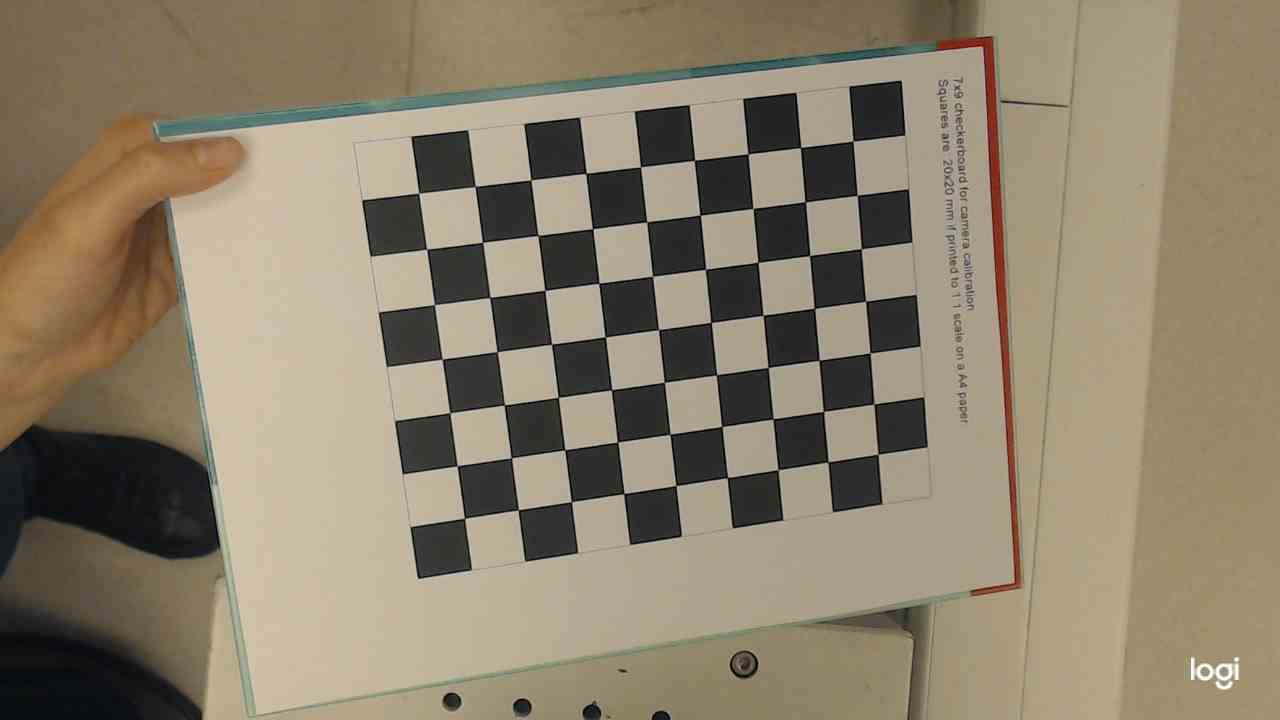
#> input picture KalibracijaKamere/2019-05-20_18-26-01.jpg, 1280 x 720 px; its folder holds only this picture in this run
$ python cameraCalibV1.py
#> lines starting #> are read from the running program, lines starting #| are printed output that depends on the picture; after the words box and inside, x2 and y2 are one past the last pixel; in counts of white or black regions, pixels touching at a corner belong together
import numpy as np
import cv2
import glob

# termination criteria
criteria = (cv2.TERM_CRITERIA_EPS + cv2.TERM_CRITERIA_MAX_ITER, 30, 0.001)

# prepare object points, like (0,0,0), (1,0,0), (2,0,0) ....,(6,5,0)
objp = np.zeros((7*9,3), np.float64)
objp[:,:2] = np.mgrid[0:9,0:7].T.reshape(-1,2)

# Arrays to store object points and image points from all the images.
objpoints = [] # 3d point in real world space
imgpoints = [] # 2d points in image plane.

images = glob.glob('KalibracijaKamere/*.jpg')
#print(images)


for fname in images:
    img = cv2.imread(fname)
#> img is the input picture: shape (720, 1280, 3); mean B, G, R 109, 129.2, 141
    gray = cv2.cvtColor(img,cv2.COLOR_BGR2GRAY)
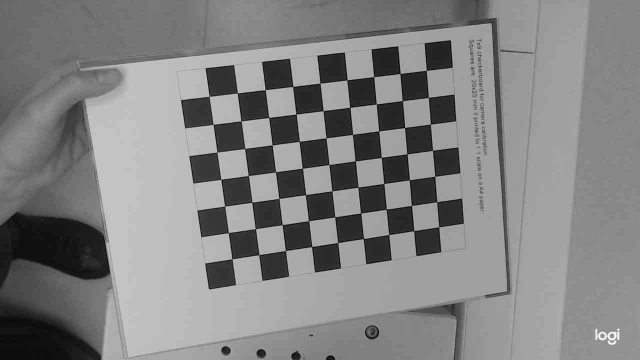
#> gray: shape (720, 1280) (shown at 1/2 size); min 0, max 254, mean 130.5

    # Find the chess board corners
    ret, corners = cv2.findChessboardCorners(gray, (7,9),None)
#> ret = True; corners = 63 rows, first 8: [852.6, 140.6], [857, 195.6], [860.7, 248.4], [865.5, 301.1], [869.5, 352.4], [873.6, 404.4], [877.8, 454.3], [800.8, 147.3]

    # If found, add object points, image points (after refining them)
    if ret == True:
        objpoints.append(objp)

        corners2 = cv2.cornerSubPix(gray,corners,(11,11),(-1,-1),criteria)
#> corners2 = 63 rows, first 8: [852.8, 141], [857.2, 195.3], [861.2, 248.7], [865.6, 301.3], [869.9, 353], [874, 404.1], [877.9, 454.2], [800.6, 147.5]
        imgpoints.append(corners2)
        #print("KORNERSSSSSSSSSSS",corners2)

        # Draw and display the corners
        img = cv2.drawChessboardCorners(img, (7,9), corners2,ret)
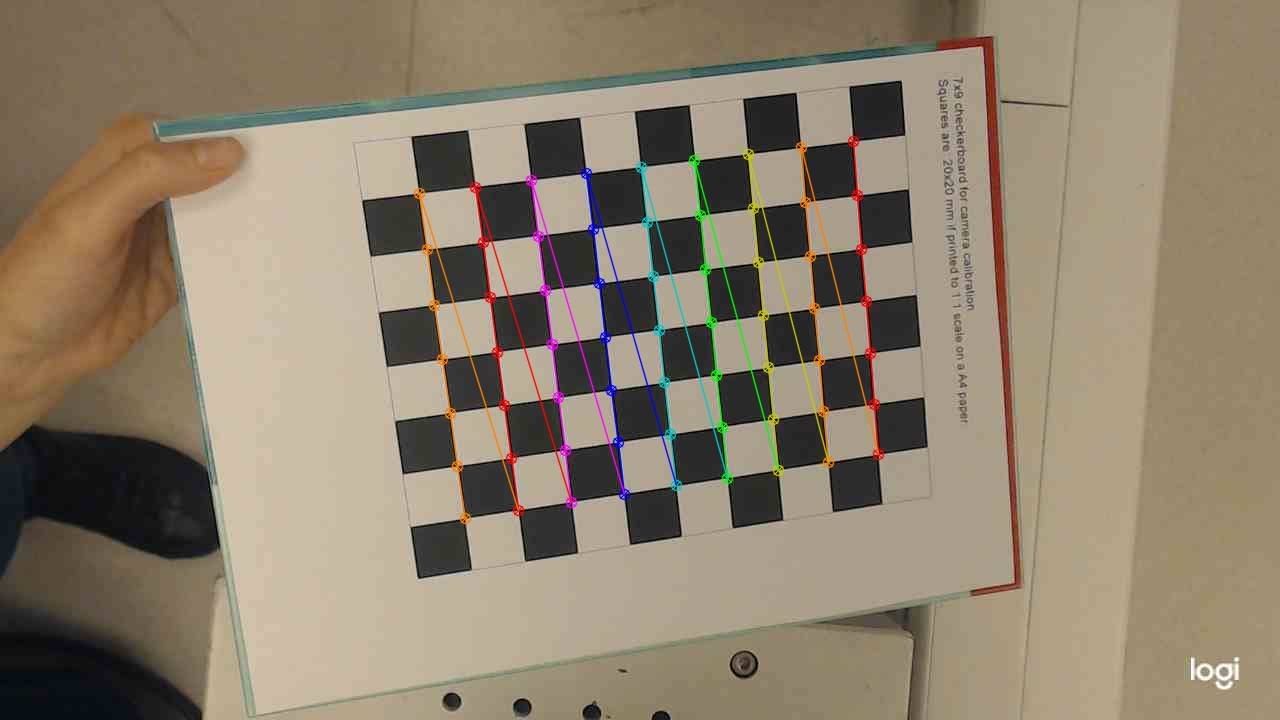
#> img: shape (720, 1280, 3); 2.31% of pixels changed, all inside (x1, y1, x2, y2) = (413, 135, 885, 525)
        cv2.imshow('img',img)
        cv2.waitKey(500)

cv2.destroyAllWindows()

objpoints = np.array(objpoints)
imgpoints = np.array(imgpoints)
objpoints =objpoints.astype('float32')
imgpoints =imgpoints.astype('float32')

#print(objpoints,imgpoints)

camera = np.eye(3,3)
distortion = np.zeros(8)
rvecs = []
tvecs = []

#ret, mtx, dist, rvecs, tvecs = cv2.calibrateCamera(objpoints, imgpoints, gray.shape[::-1],None,None)
#ret, mtx, dist, rvecs, tvecs = cv2.calibrateCamera(objpoints, imgpoints,gray.shape[::-1],None,None)
ret, mtx, dist, rvecs, tvecs =cv2.calibrateCamera(objpoints, imgpoints, gray.shape[::-1],camera,distortion,rvecs,tvecs,0)
#> ret = 101.9; mtx = [[49585.4, 0, 827.5], [0, 30855.8, 900.4], [0, 0, 1]]; dist = [33.28, 1600.6, 4.48, 1.57, 382811.9]; rvecs = ([0.549, 1.27, 0.59],); tvecs = ([-2.49, -12.85, 151.4],)

print("distorzijski koeficineti", mtx)
#| distorzijski koeficineti [[4.95854235e+04 0.00000000e+00 8.27469388e+02]
#|  [0.00000000e+00 3.08557908e+04 9.00402777e+02]
#|  [0.00000000e+00 0.00000000e+00 1.00000000e+00]]


"shranim za kasejšo uporabo preračuna"
np.savetxt('CameraK.txt', mtx)

$ run again, on KalibracijaKamere/2019-05-20_18-26-32.jpg
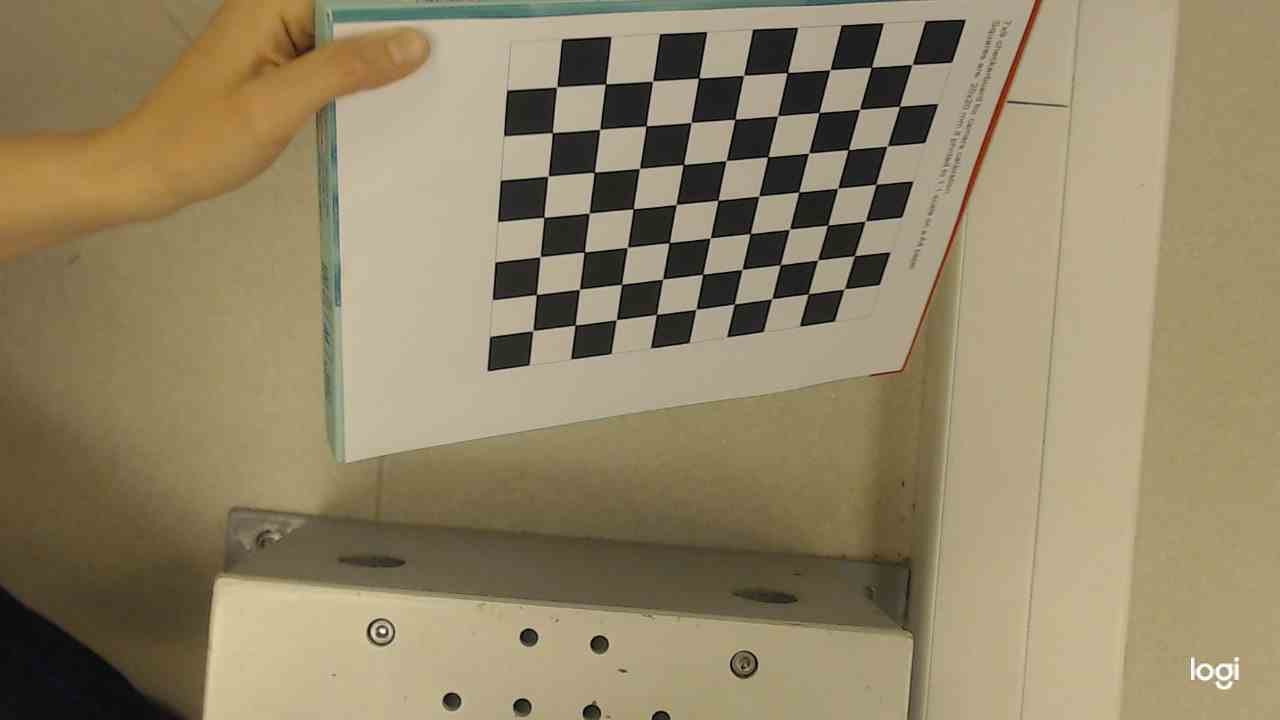
#> input picture KalibracijaKamere/2019-05-20_18-26-32.jpg, 1280 x 720 px
#> img is the input picture: shape (720, 1280, 3); mean B, G, R 103.4, 133.2, 146.5
#> `gray = cv2.cvtColor(img,cv2.COLOR_BGR2GRAY)`:
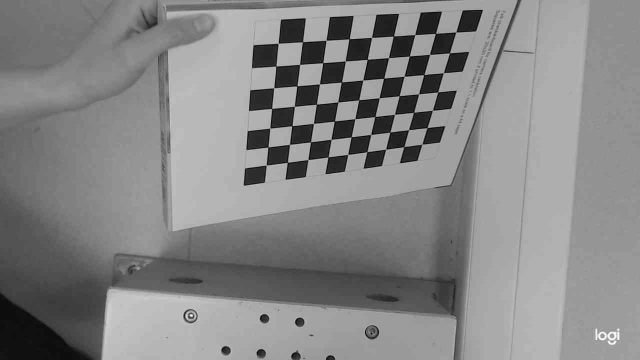
#> gray: shape (720, 1280) (shown at 1/2 size); min 0, max 254, mean 133.8
#> `ret, corners = cv2.findChessboardCorners(gray, (7,9),None)`: ret = True; corners = 63 rows, first 8: [911.7, 64.48], [899.7, 106], [887.6, 146.7], [876.1, 184.2], [865, 220.4], [854.7, 255.4], [844.3, 289.1], [870.7, 67.64]
#> corners2 = 63 rows, first 8: [912.1, 64.49], [899.5, 106.3], [887.2, 145.9], [875.9, 184.3], [865.3, 220.9], [854.4, 255.6], [844.2, 289.1], [871.4, 67.29]
#> `img = cv2.drawChessboardCorners(img, (7,9), corners2,ret)`:
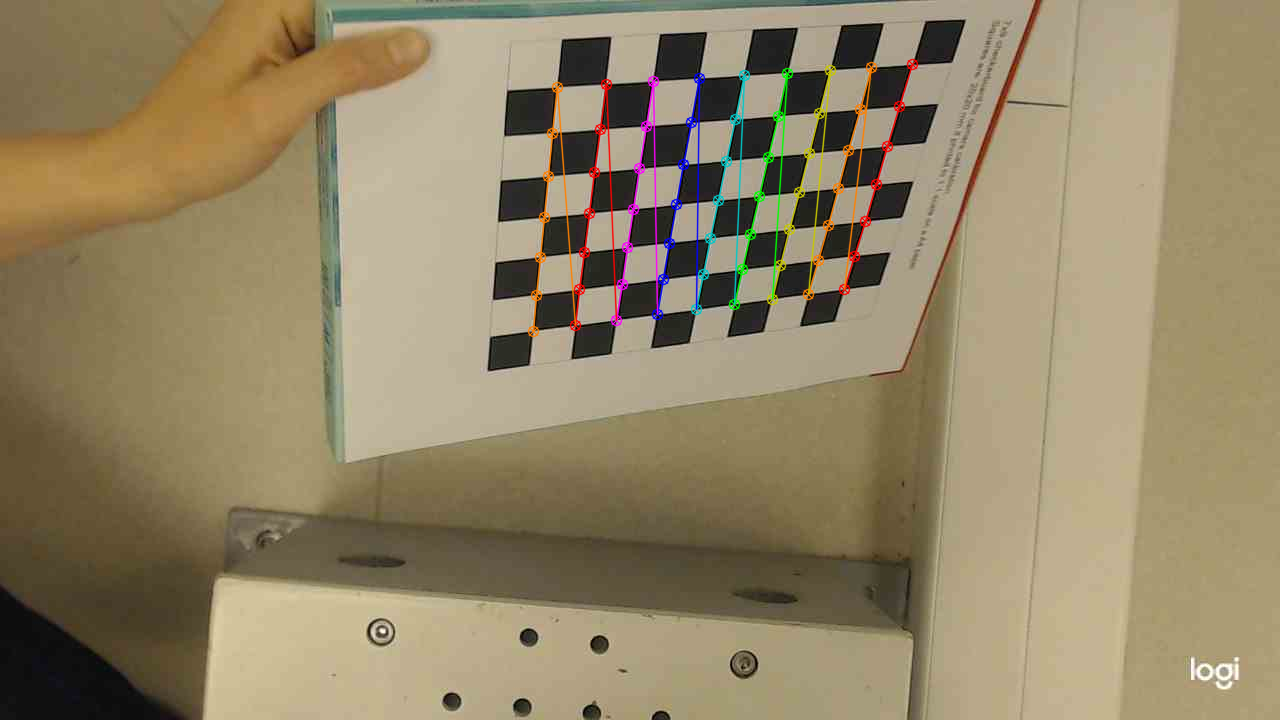
#> img: shape (720, 1280, 3); 1.83% of pixels changed, all inside (x1, y1, x2, y2) = (527, 58, 919, 338)
#> `ret, mtx, dist, rvecs, tvecs =cv2.calibrateCamera(objpoints, imgpoints..`: ret = 73.15; mtx = [[9364.8, 0, 577.5], [0, 6151, 839], [0, 0, 1]]; dist = [1.38, -324.5, 0.465, 0.46, 4080.1]; rvecs = ([0.385, 1.2, 0.862],); tvecs = ([0.561, -17.26, 67.53],)
#| distorzijski koeficineti [[9.36484395e+03 0.00000000e+00 5.77546420e+02]
#|  [0.00000000e+00 6.15095335e+03 8.38957217e+02]
#|  [0.00000000e+00 0.00000000e+00 1.00000000e+00]]

$ run again, on KalibracijaKamere/2019-05-20_18-26-38.jpg
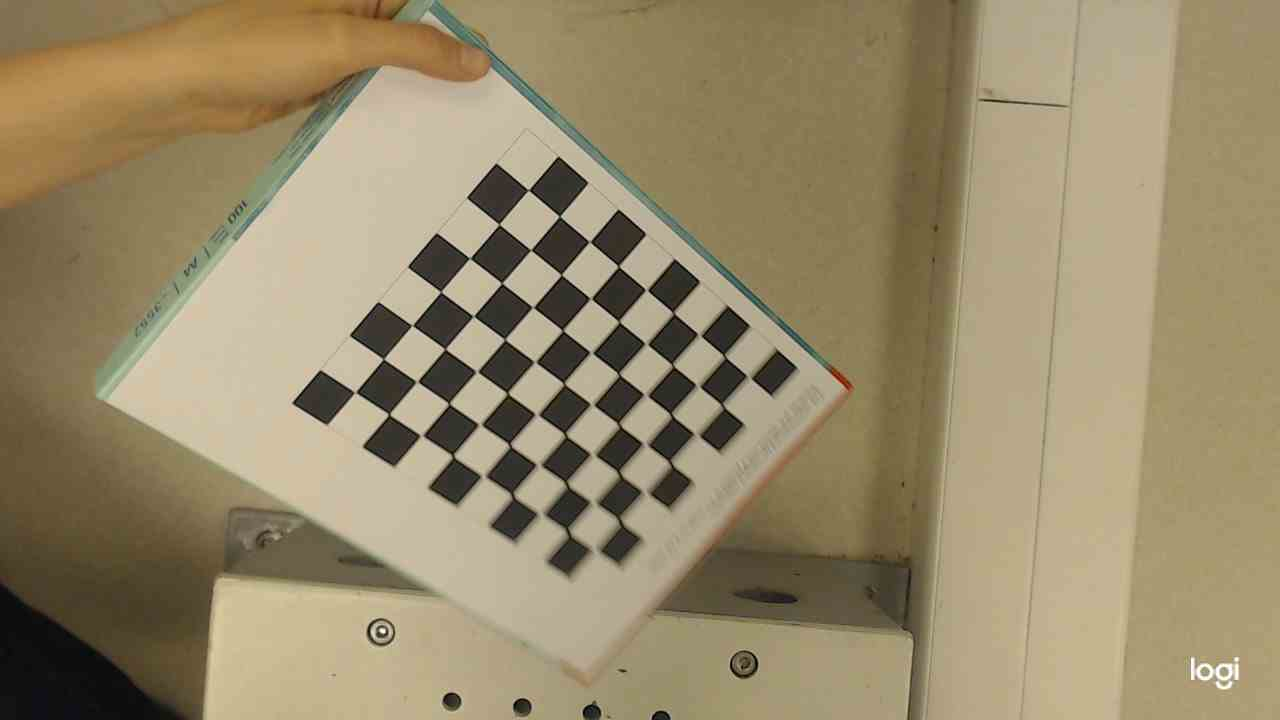
#> input picture KalibracijaKamere/2019-05-20_18-26-38.jpg, 1280 x 720 px
#> img is the input picture: shape (720, 1280, 3); mean B, G, R 107.1, 138.1, 151.7
#> `gray = cv2.cvtColor(img,cv2.COLOR_BGR2GRAY)`:
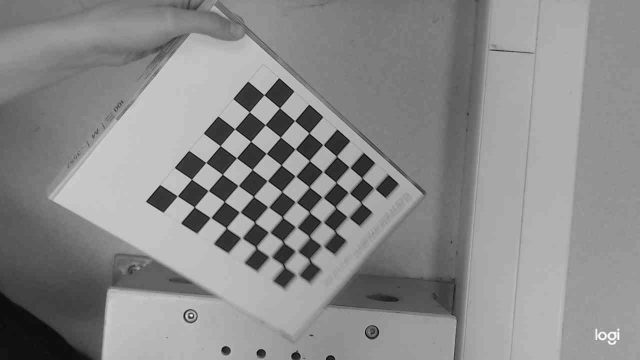
#> gray: shape (720, 1280) (shown at 1/2 size); min 1, max 254, mean 138.6
#> `ret, corners = cv2.findChessboardCorners(gray, (7,9),None)`: ret = True; corners = 63 rows, first 8: [355.2, 392.6], [383.4, 359], [412.2, 325.4], [441.5, 291.4], [469.7, 257.8], [499.3, 224.1], [528.3, 189.7], [389.6, 414.2]
#> corners2 = 63 rows, first 8: [355.2, 392.3], [383.4, 359.1], [412.2, 325.5], [440.6, 291.7], [469.7, 258.3], [499.1, 224.4], [528.4, 190.1], [389, 414.4]
#> `img = cv2.drawChessboardCorners(img, (7,9), corners2,ret)`:
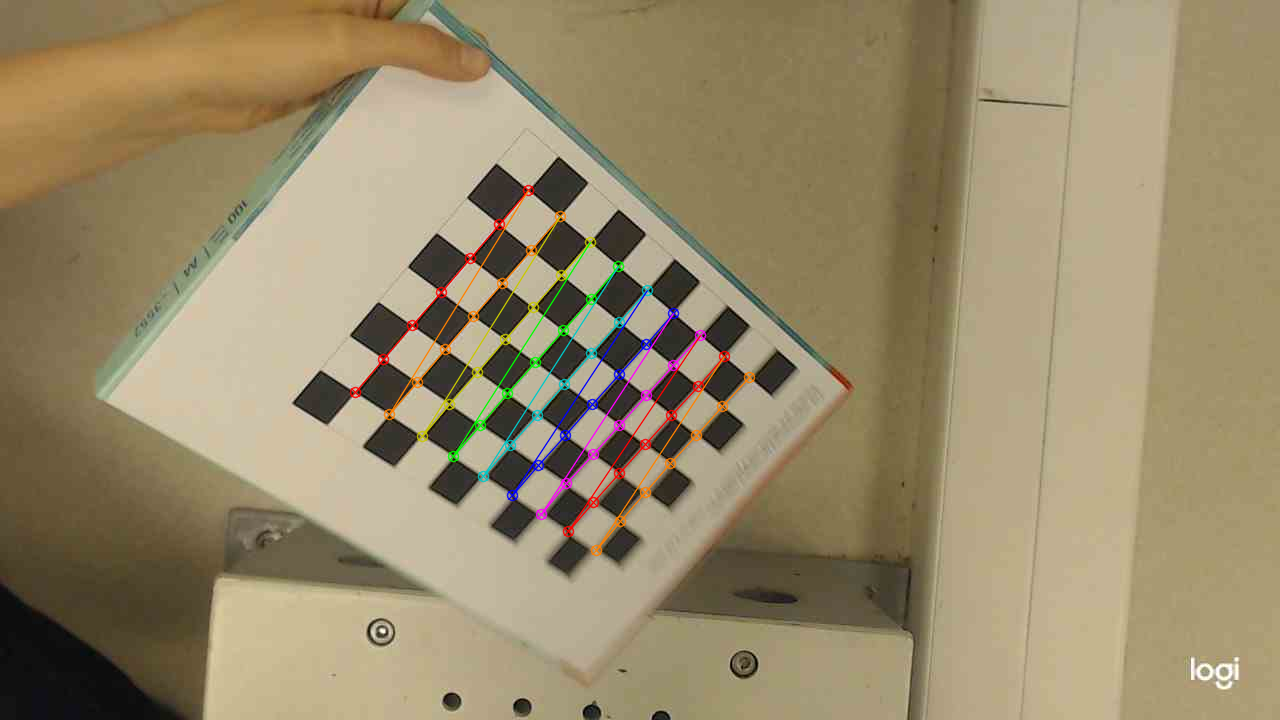
#> img: shape (720, 1280, 3); 1.64% of pixels changed, all inside (x1, y1, x2, y2) = (349, 184, 756, 557)
#> `ret, mtx, dist, rvecs, tvecs =cv2.calibrateCamera(objpoints, imgpoints..`: ret = 80.61; mtx = [[3642.4, 0, 801.5], [0, 855, 330.1], [0, 0, 1]]; dist = [246.2, -27675, 1.52, -1.46, -144.8]; rvecs = ([0.453, 1.5, -0.144],); tvecs = ([-3.33, -1.74, 55.08],)
#| distorzijski koeficineti [[3.64235644e+03 0.00000000e+00 8.01530802e+02]
#|  [0.00000000e+00 8.55018130e+02 3.30068579e+02]
#|  [0.00000000e+00 0.00000000e+00 1.00000000e+00]]
